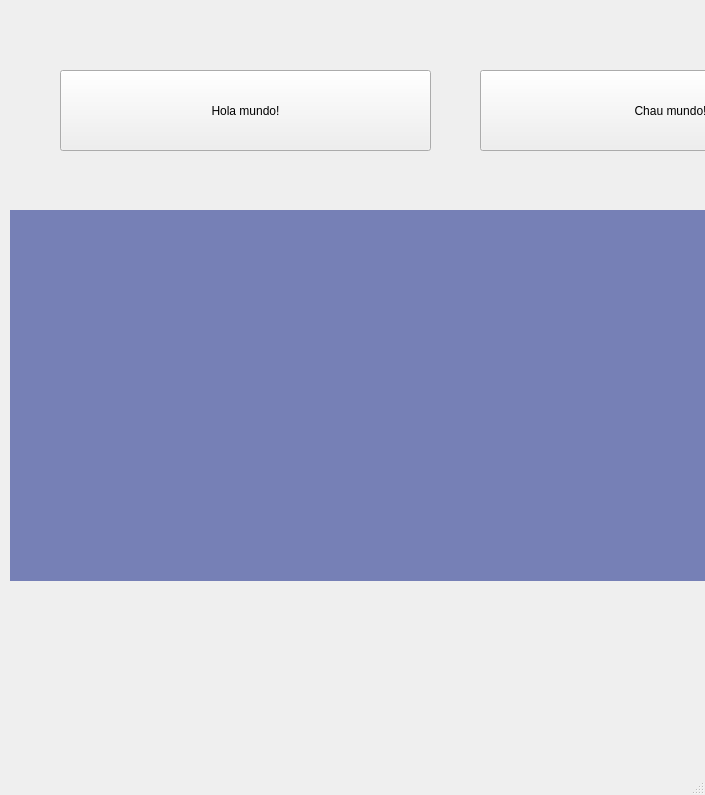
<?xml version="1.0" encoding="UTF-8"?>
<ui version="4.0">
 <class>MainWindow</class>
 <widget class="QMainWindow" name="MainWindow">
  <property name="geometry">
   <rect>
    <x>0</x>
    <y>0</y>
    <width>705</width>
    <height>795</height>
   </rect>
  </property>
  <property name="windowTitle">
   <string>MainWindow</string>
  </property>
  <widget class="QWidget" name="centralwidget">
   <widget class="QPushButton" name="pushButton_chau">
    <property name="geometry">
     <rect>
      <x>480</x>
      <y>70</y>
      <width>381</width>
      <height>81</height>
     </rect>
    </property>
    <property name="text">
     <string>Chau mundo!</string>
    </property>
   </widget>
   <widget class="QPushButton" name="pushButton_hola">
    <property name="geometry">
     <rect>
      <x>60</x>
      <y>70</y>
      <width>371</width>
      <height>81</height>
     </rect>
    </property>
    <property name="styleSheet">
     <string notr="true">text-color:rgb(161, 59, 255)</string>
    </property>
    <property name="text">
     <string>Hola mundo!</string>
    </property>
   </widget>
   <widget class="QLabel" name="label_terminal">
    <property name="geometry">
     <rect>
      <x>10</x>
      <y>210</y>
      <width>901</width>
      <height>371</height>
     </rect>
    </property>
    <property name="styleSheet">
     <string notr="true">background-color:rgb(118, 128, 182)</string>
    </property>
    <property name="text">
     <string/>
    </property>
   </widget>
  </widget>
  <widget class="QMenuBar" name="menubar">
   <property name="geometry">
    <rect>
     <x>0</x>
     <y>0</y>
     <width>705</width>
     <height>33</height>
    </rect>
   </property>
  </widget>
  <widget class="QStatusBar" name="statusbar"/>
 </widget>
 <resources/>
 <connections/>
</ui>
